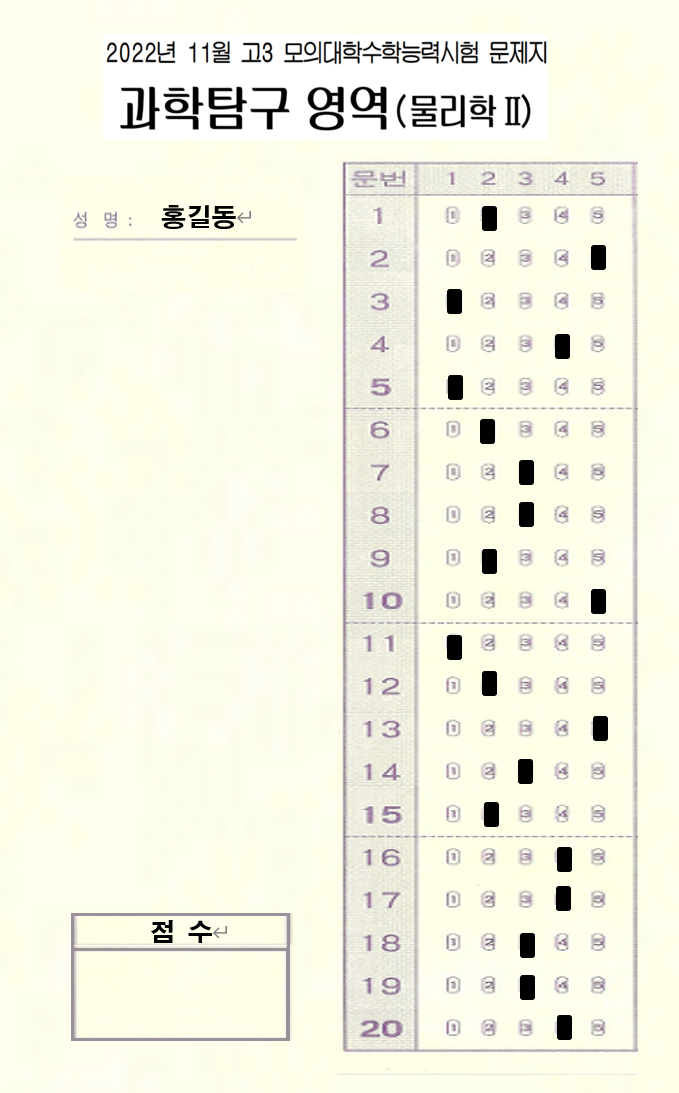
#> input picture omr.png, 679 x 1093 px
$ python opencv_prj.py
#> lines starting #> are read from the running program, lines starting #| are printed output that depends on the picture; after the words box and inside, x2 and y2 are one past the last pixel; in counts of white or black regions, pixels touching at a corner belong together
### utlis.py
import cv2
import numpy as np

def rectContour(contours):

    rectCon = []

    for i in contours:
        area = cv2.contourArea(i)
        if area > 200:
            peri = cv2.arcLength(i, True)
            approx = cv2.approxPolyDP(i, 0.02 * peri, True)
            if len(approx) == 4:# 직사각형 꼭짓점 4개>c추출
             rectCon.append(i)
    rectCon = sorted(rectCon, key=cv2.contourArea,reverse=True)

    return rectCon
def getCornerPoints(cont):
    peri = cv2.arcLength(cont, True)
    approx = cv2.approxPolyDP(cont, 0.02 * peri, True)
    return approx

def reorder(Points):

    Points = Points.reshape((4, 2))
    #print(Points)
    NewPoints = np.zeros((4, 1, 2), np.int32)
    add = Points.sum(1)
    #print(add)
    #print(np.argmax(add))
    NewPoints[0] = Points[np.argmin(add)]  #[0,0]
    NewPoints[3] =Points[np.argmax(add)]   #[w,h]
    diff = np.diff(Points, axis=1)
    NewPoints[1] =Points[np.argmin(diff)]  #[w,0]
    NewPoints[2] = Points[np.argmax(diff)] #[h,0]

    return NewPoints


def split_100(img):
    #20cuts
    boxes=[]
    rows=np.vsplit(img,20)
    for r in rows:
        cols=np.hsplit(r,5)
        for box in cols:
            boxes.append(box)

    return boxes

### opencv_prj.py
import cv2
import numpy as np
import utlis

path="omr.png"
img=cv2.imread(path)
#> img is the input picture: shape (1093, 679, 3); mean B, G, R 227.2, 243.1, 243.7

img=cv2.resize(img,dsize=(0,0),fx=0.8,fy=0.7,interpolation=cv2.INTER_AREA)
#> img: shape (765, 543, 3)
contourimg=img.copy()
widthImg1=500
heightImg1=800
widthImg2=500
heightImg2=800
h,w,c=img.shape
#> h = 765; w = 543; c = 3
#print(h,w,c)
#img=cv2.rectangle(img,(500,200),(1000,400),(0,0,255),5)
img=cv2.putText(img,"name",(78,150),cv2.FONT_HERSHEY_PLAIN,1,(0,0,255))
#> img: shape (765, 543, 3); mean B, G, R 227.2, 243.1, 243.7
img=cv2.putText(img,"score",(100,640),cv2.FONT_HERSHEY_PLAIN,1,(0,0,255))
#> img: shape (765, 543, 3); mean B, G, R 227.1, 243, 243.7
canny=cv2.Canny(img,100,200)
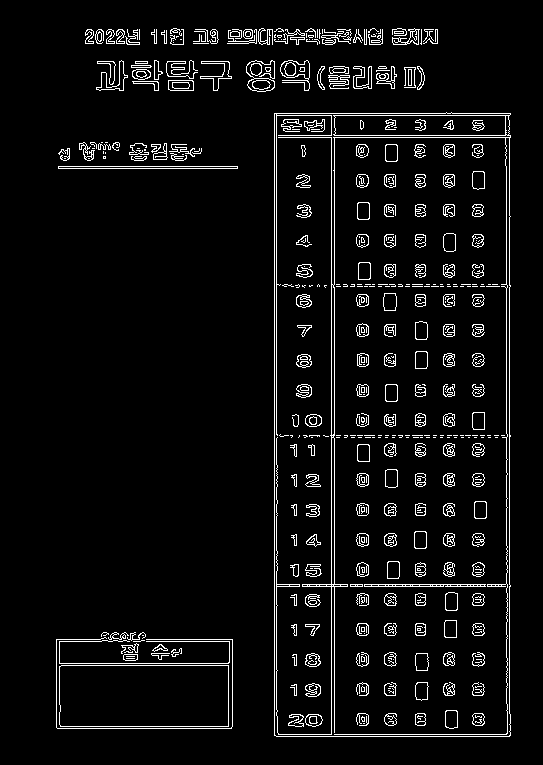
#> canny: shape (765, 543); 5.3% white in thin lines or dots, all inside (x1, y1, x2, y2) = (56, 28, 511, 737)

questions=20
choices=5
ans= [1,2,3,4,5,1,2,3,4,5,1,2,3,4,5,1,2,3,4,5]

contours,hier=cv2.findContours(canny,cv2.RETR_EXTERNAL,cv2.CHAIN_APPROX_NONE)
#> contours = 125 contours, 82 with area under 20; largest, box (x1, y1, x2, y2) and area: (274, 112, 511, 737) 146428, (59, 665, 229, 727) 10299, (280, 60, 310, 91) 413, (58, 166, 238, 169) 358, (246, 60, 275, 92) 329
cv2.drawContours(contourimg,contours,-1,(255,0,255),2)
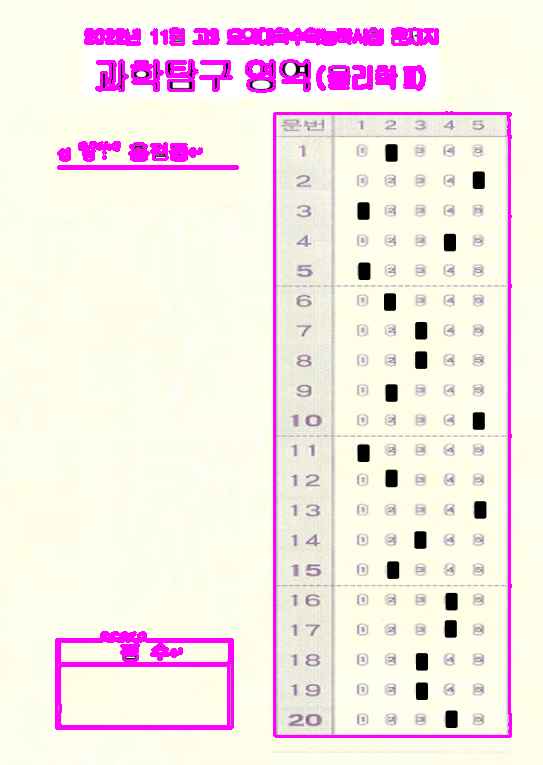
#> contourimg: shape (765, 543, 3); mean B, G, R 231.4, 233.3, 247.5
#find rectangle
rectangle=utlis.rectContour(contours)
#> the loop in rectContour, `for i in contours:` made 125 passes
#> (area, peri, approx) on passes 1, 15, 39, 41: (10299, 459.7, [[59, 666], [60, 726], [228, 726], [228, 665]]), (358, 362, [[58, 166], [237, 168]]), (146428.5, 1729.8, [[510, 113], [274, 113], [276, 736], [510, 735]]), (248, 68.83, [[168, 80], [168, 89], [193, 90], [192, 80]])
#> (area, peri) on passes 55, 58, 59, 62: (243, 163), (413, 236.9), (329, 268.7), (260.5, 146)
#> after the loop in rectContour, `for i in contours:`: rectCon = 3 contours; box (x1, y1, x2, y2) and area: (274, 112, 511, 737) 146428, (59, 665, 229, 727) 10299, (168, 80, 194, 91) 248
#> rectangle has the same summary as rectCon in rectContour

biggestrect=utlis.getCornerPoints(rectangle[0])
#> in getCornerPoints, `peri = cv2.arcLength(cont, True)`: peri = 1729.8
#> in getCornerPoints, `approx = cv2.approxPolyDP(cont, 0.02 * peri, True)`: approx = [[510, 113], [274, 113], [276, 736], [510, 735]]
#> biggestrect = [[510, 113], [274, 113], [276, 736], [510, 735]]
sndbiggestrect=utlis.getCornerPoints(rectangle[1])
#> sndbiggestrect = [[59, 666], [60, 726], [228, 726], [228, 665]]
# [7 lines of commented-out code are left out]
if biggestrect.size != 0 and sndbiggestrect.size != 0:

    biggestrect=utlis.reorder(biggestrect)
#> in reorder, `Points = Points.reshape((4, 2))`: Points = [[510, 113], [274, 113], [276, 736], [510, 735]]
#> in reorder, `add = Points.sum(1)`: add = [623, 387, 1012, 1245]
#> in reorder, `diff = np.diff(Points, axis=1)`: diff = [-397, -161, 460, 225]
#> biggestrect = [[274, 113], [510, 113], [276, 736], [510, 735]]
    sndbiggestrect=utlis.reorder(sndbiggestrect)
#> sndbiggestrect = [[59, 666], [228, 665], [60, 726], [228, 726]]
    pt1=np.float32(biggestrect)
#> pt1 = [[274, 113], [510, 113], [276, 736], [510, 735]]
    pt2=np.float32([[0,0],[widthImg1,0],[0,heightImg1],[widthImg1,heightImg1]])

    pt3=np.float32(sndbiggestrect)
#> pt3 = [[59, 666], [228, 665], [60, 726], [228, 726]]
    pt4=np.float32([[0,0],[widthImg2,0],[0,heightImg2],[widthImg2,heightImg2]])
    matrix1=cv2.getPerspectiveTransform(pt1,pt2)
#> matrix1 = [[2.11, -0.00677, -576.8], [0, 1.27, -143.4], [-6.84e-06, -1.35e-05, 1]]
    matrix2=cv2.getPerspectiveTransform(pt3,pt4)
#> matrix2 = [[2.83, -0.0472, -135.8], [0.0739, 12.49, -8323.6], [9.24e-05, -9.45e-05, 1]]

    imWarpColored1=cv2.warpPerspective(img,matrix1,(widthImg1,heightImg1))
    imWarpColored2=cv2.warpPerspective(img,matrix2,(widthImg2,heightImg2))
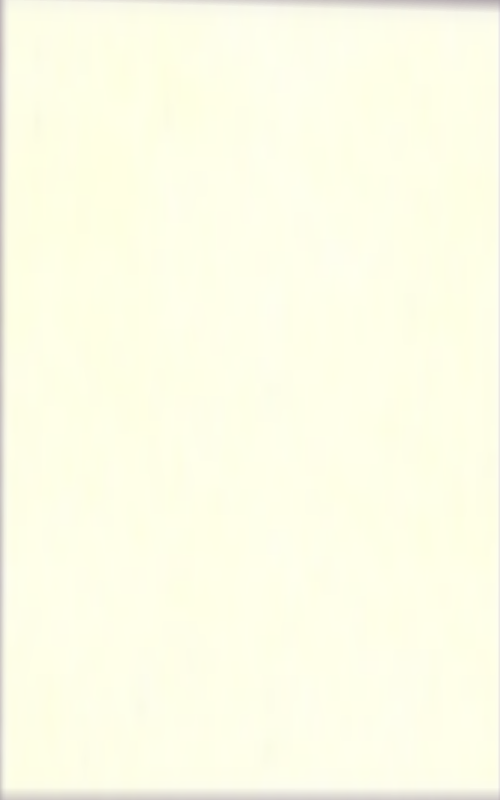
#> imWarpColored2: shape (800, 500, 3); mean B, G, R 231.5, 253.3, 253.2

    ptG1=np.float32(sndbiggestrect)
#> ptG1 = [[59, 666], [228, 665], [60, 726], [228, 726]]
    ptG2=np.float32([[0,0],[325,0],[0,150],[325,150]])
    matrixG=cv2.getPerspectiveTransform(ptG1,ptG2)
#> matrixG = [[1.84, -0.0307, -88.26], [0.0139, 2.34, -1560.7], [9.24e-05, -9.45e-05, 1]]
    Gradeshow=cv2.warpPerspective(img,matrix2,(500,700))
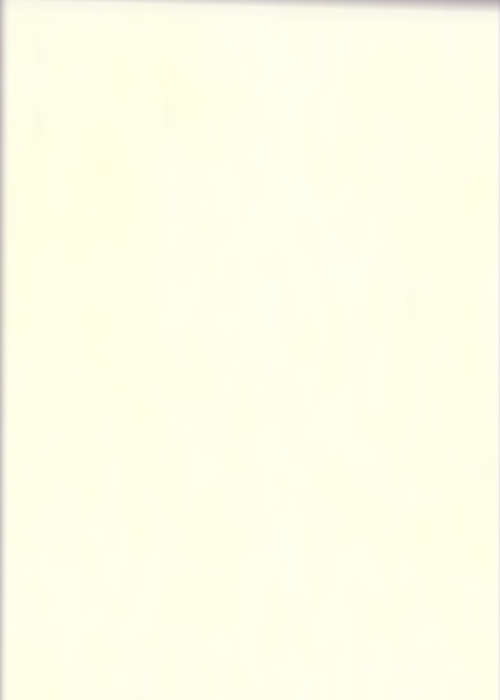
#> Gradeshow: shape (700, 500, 3); mean B, G, R 231.6, 253.7, 253.6

    #apply threshold흑백으로 바꾸기
    imgWarpGray=cv2.cvtColor(imWarpColored1,cv2.COLOR_BGR2GRAY)
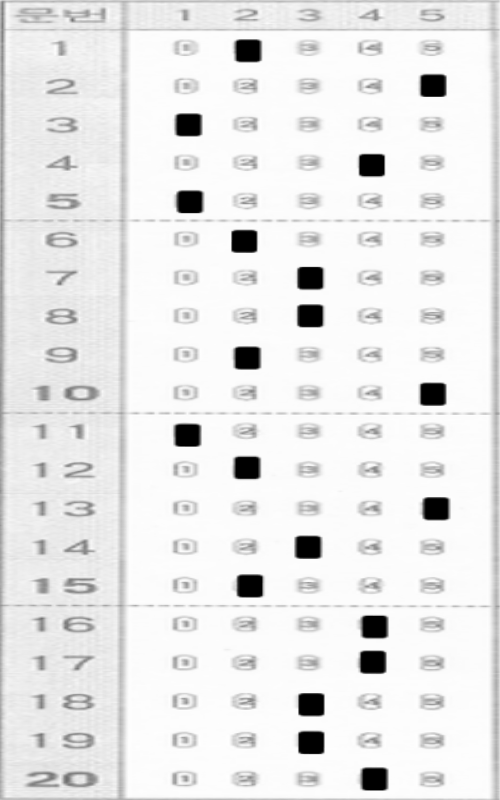
#> imgWarpGray: shape (800, 500); min 0, max 255, mean 232.6
    imgThresh=cv2.threshold(imgWarpGray,190,255,cv2.THRESH_BINARY_INV)[1]
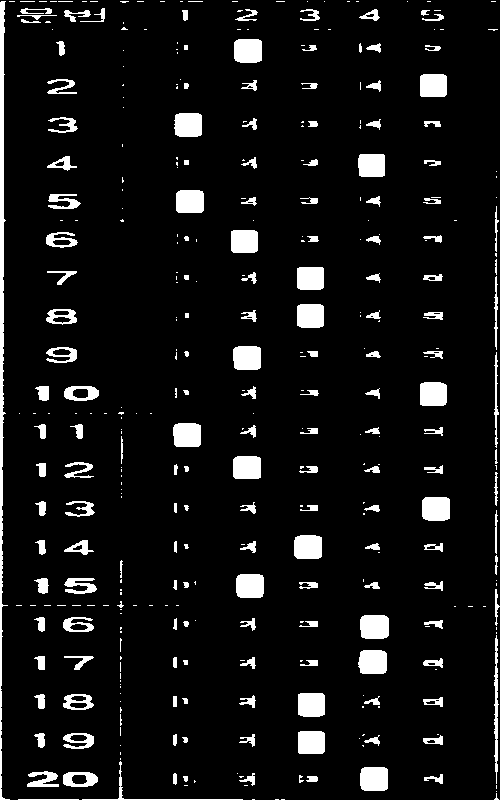
#> imgThresh: shape (800, 500); 7.5% white; 372 white regions (204 under 20 px), largest, box (x1, y1, x2, y2) and area: (0, 1, 10, 800) 2560, (360, 615, 389, 639) 659, (360, 767, 388, 791) 645
    imgThresh=cv2.resize(imgThresh,dsize=(0,0),fx=0.8,fy=1.1,interpolation=cv2.INTER_AREA)
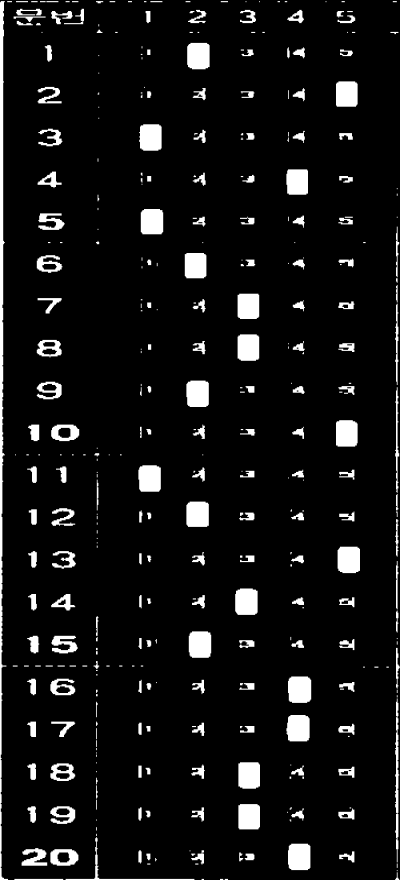
#> imgThresh: shape (880, 400); min 0, max 255, mean 19.2

    splited=utlis.split_100(imgThresh)
#> in split_100, `rows=np.vsplit(img,20)`: rows = 20 items
#> the loop in split_100, `for r in rows:` made 20 passes
#> after the loop in split_100, `for r in rows:`: boxes = 100 items
#> splited = 100 items

    pixelval=np.zeros((questions,choices))
    print(pixelval)


    countColumn=0
    countRow=0

    for image in splited:
        totalPixels=cv2.countNonZero(image)
        pixelval[countRow][countColumn]=totalPixels
        countColumn+=1
        if (countColumn==choices):countRow+=1;countColumn=0
#> this loop made 100 passes
#> totalPixels on passes 1 to 12: 790, 227, 244, 324, 205, 287, 52, 579, 188, 224, 467, 222
#> after the loop, countColumn = 0; countRow = 20; pixelval = 20 rows, first 6: [790, 227, 244, 324, 205], [287, 52, 579, 188, 224], [467, 222, 125, 177, 415], [402, 401, 141, 317, 77], [470, 288, 152, 549, 135], [542, 351, 369, 216, 216]
    print(pixelval)
#> (printed output is left out)


# cv2.imshow("omg image",img)
# cv2.imshow("canny",canny)
# cv2.imshow("contour",contourimg)
cv2.imshow("biggestcontour",imWarpColored1)
cv2.imshow("sndbiggestcontour",imWarpColored2)
#cv2.imshow("Gradeshow",Gradeshow)
cv2.imshow("imgThresh",imgThresh)
cv2.waitKey(0)
